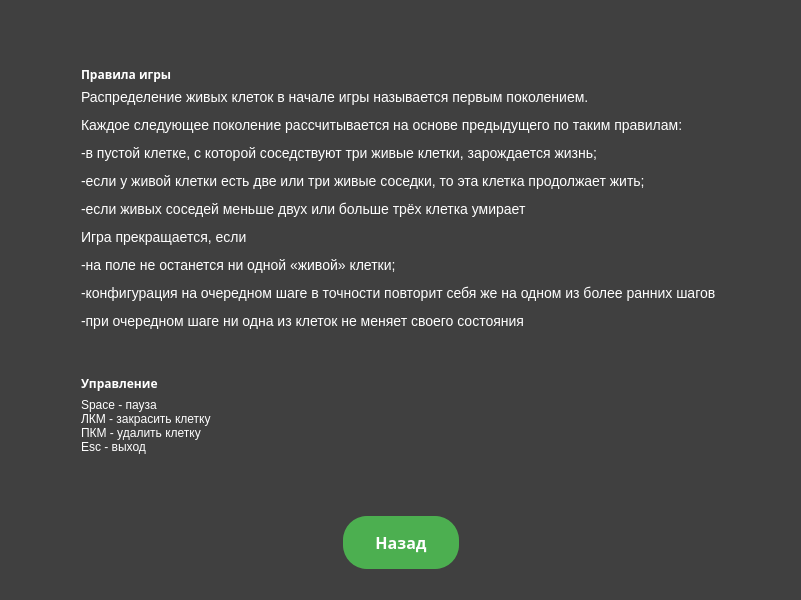
<?xml version="1.0" encoding="UTF-8"?>
<ui version="4.0">
 <class>info</class>
 <widget class="QMainWindow" name="info">
  <property name="geometry">
   <rect>
    <x>0</x>
    <y>0</y>
    <width>801</width>
    <height>600</height>
   </rect>
  </property>
  <property name="windowTitle">
   <string>MainWindow</string>
  </property>
  <property name="styleSheet">
   <string notr="true">background-color: #404040</string>
  </property>
  <widget class="QWidget" name="centralwidget">
   <layout class="QGridLayout" name="gridLayout_3">
    <item row="0" column="1">
     <spacer name="verticalSpacer">
      <property name="orientation">
       <enum>Qt::Vertical</enum>
      </property>
      <property name="sizeHint" stdset="0">
       <size>
        <width>20</width>
        <height>40</height>
       </size>
      </property>
     </spacer>
    </item>
    <item row="3" column="1">
     <spacer name="verticalSpacer_2">
      <property name="orientation">
       <enum>Qt::Vertical</enum>
      </property>
      <property name="sizeHint" stdset="0">
       <size>
        <width>20</width>
        <height>40</height>
       </size>
      </property>
     </spacer>
    </item>
    <item row="2" column="0">
     <spacer name="horizontalSpacer">
      <property name="orientation">
       <enum>Qt::Horizontal</enum>
      </property>
      <property name="sizeHint" stdset="0">
       <size>
        <width>40</width>
        <height>20</height>
       </size>
      </property>
     </spacer>
    </item>
    <item row="2" column="1">
     <layout class="QGridLayout" name="gridLayout_4">
      <item row="3" column="0">
       <widget class="QLabel" name="label">
        <property name="text">
         <string>&lt;html&gt;&lt;head/&gt;&lt;body&gt;&lt;p&gt;&lt;span style=&quot; font-family:'JetBrains Mono','monospace'; color:#ffffff;&quot;&gt;Space - пауза&lt;br/&gt;ЛКМ - закрасить клетку&lt;br/&gt;ПКМ - удалить клетку&lt;br/&gt;Esc - выход&lt;/span&gt;&lt;/p&gt;&lt;/body&gt;&lt;/html&gt;</string>
        </property>
       </widget>
      </item>
      <item row="2" column="0">
       <widget class="QLabel" name="label_3">
        <property name="font">
         <font>
          <family>Arial Black</family>
          <weight>75</weight>
          <bold>true</bold>
         </font>
        </property>
        <property name="text">
         <string>&lt;html&gt;&lt;head/&gt;&lt;body&gt;&lt;p&gt;&lt;span style=&quot; color:#ffffff;&quot;&gt;Управление &lt;/span&gt;&lt;/p&gt;&lt;/body&gt;&lt;/html&gt;</string>
        </property>
       </widget>
      </item>
      <item row="1" column="0">
       <widget class="QLabel" name="label_2">
        <property name="text">
         <string>&lt;html&gt;&lt;head/&gt;&lt;body&gt;&lt;p&gt;&lt;span style=&quot; font-family:'sans-serif'; font-size:14px; color:#ffffff;&quot;&gt;Распределение живых клеток в начале игры называется первым поколением. &lt;/span&gt;&lt;/p&gt;&lt;p&gt;&lt;span style=&quot; font-family:'sans-serif'; font-size:14px; color:#ffffff;&quot;&gt;Каждое следующее поколение рассчитывается на основе предыдущего по таким правилам:&lt;/span&gt;&lt;/p&gt;&lt;p&gt;&lt;span style=&quot; font-family:'sans-serif'; font-size:14px; color:#ffffff;&quot;&gt;-в пустой клетке, с которой соседствуют три живые клетки, зарождается жизнь;&lt;/span&gt;&lt;/p&gt;&lt;p&gt;&lt;span style=&quot; font-family:'sans-serif'; font-size:14px; color:#ffffff;&quot;&gt;-если у живой клетки есть две или три живые соседки, то эта клетка продолжает жить; &lt;/span&gt;&lt;/p&gt;&lt;p&gt;&lt;span style=&quot; font-family:'sans-serif'; font-size:14px; color:#ffffff;&quot;&gt;-если живых соседей меньше двух или больше трёх клетка умирает &lt;/span&gt;&lt;/p&gt;&lt;p&gt;&lt;span style=&quot; font-family:'sans-serif'; font-size:14px; color:#ffffff;&quot;&gt;Игра прекращается, если&lt;/span&gt;&lt;/p&gt;&lt;p&gt;&lt;span style=&quot; font-family:'sans-serif'; font-size:14px; color:#ffffff;&quot;&gt;-на поле не останется ни одной «живой» клетки;&lt;/span&gt;&lt;/p&gt;&lt;p&gt;&lt;span style=&quot; font-family:'sans-serif'; font-size:14px; color:#ffffff;&quot;&gt;-конфигурация на очередном шаге в точности повторит себя же на одном из более ранних шагов &lt;/span&gt;&lt;/p&gt;&lt;p&gt;&lt;span style=&quot; font-family:'sans-serif'; font-size:14px; color:#ffffff;&quot;&gt;-при очередном шаге ни одна из клеток не меняет своего состояния &lt;/span&gt;&lt;/p&gt;&lt;p&gt;&lt;br/&gt;&lt;/p&gt;&lt;/body&gt;&lt;/html&gt;</string>
        </property>
       </widget>
      </item>
      <item row="0" column="0">
       <widget class="QLabel" name="label_4">
        <property name="font">
         <font>
          <family>Arial Black</family>
          <weight>75</weight>
          <bold>true</bold>
         </font>
        </property>
        <property name="text">
         <string>&lt;html&gt;&lt;head/&gt;&lt;body&gt;&lt;p&gt;&lt;span style=&quot; color:#ffffff;&quot;&gt;Правила игры&lt;/span&gt;&lt;/p&gt;&lt;/body&gt;&lt;/html&gt;</string>
        </property>
       </widget>
      </item>
     </layout>
    </item>
    <item row="2" column="2">
     <spacer name="horizontalSpacer_2">
      <property name="orientation">
       <enum>Qt::Horizontal</enum>
      </property>
      <property name="sizeHint" stdset="0">
       <size>
        <width>40</width>
        <height>20</height>
       </size>
      </property>
     </spacer>
    </item>
    <item row="4" column="1">
     <layout class="QGridLayout" name="gridLayout">
      <item row="0" column="0">
       <spacer name="horizontalSpacer_3">
        <property name="orientation">
         <enum>Qt::Horizontal</enum>
        </property>
        <property name="sizeHint" stdset="0">
         <size>
          <width>40</width>
          <height>20</height>
         </size>
        </property>
       </spacer>
      </item>
      <item row="0" column="1">
       <widget class="QPushButton" name="btn_back1">
        <property name="font">
         <font>
          <family>Arial Black</family>
          <pointsize>-1</pointsize>
          <weight>75</weight>
          <bold>true</bold>
          <underline>false</underline>
          <strikeout>false</strikeout>
         </font>
        </property>
        <property name="styleSheet">
         <string notr="true">QPushButton{
background-color: #4CAF50; /* Green */
    border: none;
    color: white;
    padding: 15px 32px;
    text-align: center;
    text-decoration: none;
    display: inline-block;
    font-size: 16px;
    border-radius: 24px;
}
QPushButton:hover{
color: white;
background-color:#5fb962;
}

QPushButton:pressed{
color:#2f6a31;
}</string>
        </property>
        <property name="text">
         <string>Назад</string>
        </property>
       </widget>
      </item>
      <item row="0" column="2">
       <spacer name="horizontalSpacer_4">
        <property name="orientation">
         <enum>Qt::Horizontal</enum>
        </property>
        <property name="sizeHint" stdset="0">
         <size>
          <width>40</width>
          <height>20</height>
         </size>
        </property>
       </spacer>
      </item>
     </layout>
    </item>
   </layout>
  </widget>
  <widget class="QMenuBar" name="menubar">
   <property name="geometry">
    <rect>
     <x>0</x>
     <y>0</y>
     <width>801</width>
     <height>26</height>
    </rect>
   </property>
  </widget>
  <widget class="QStatusBar" name="statusbar"/>
 </widget>
 <resources/>
 <connections/>
</ui>
